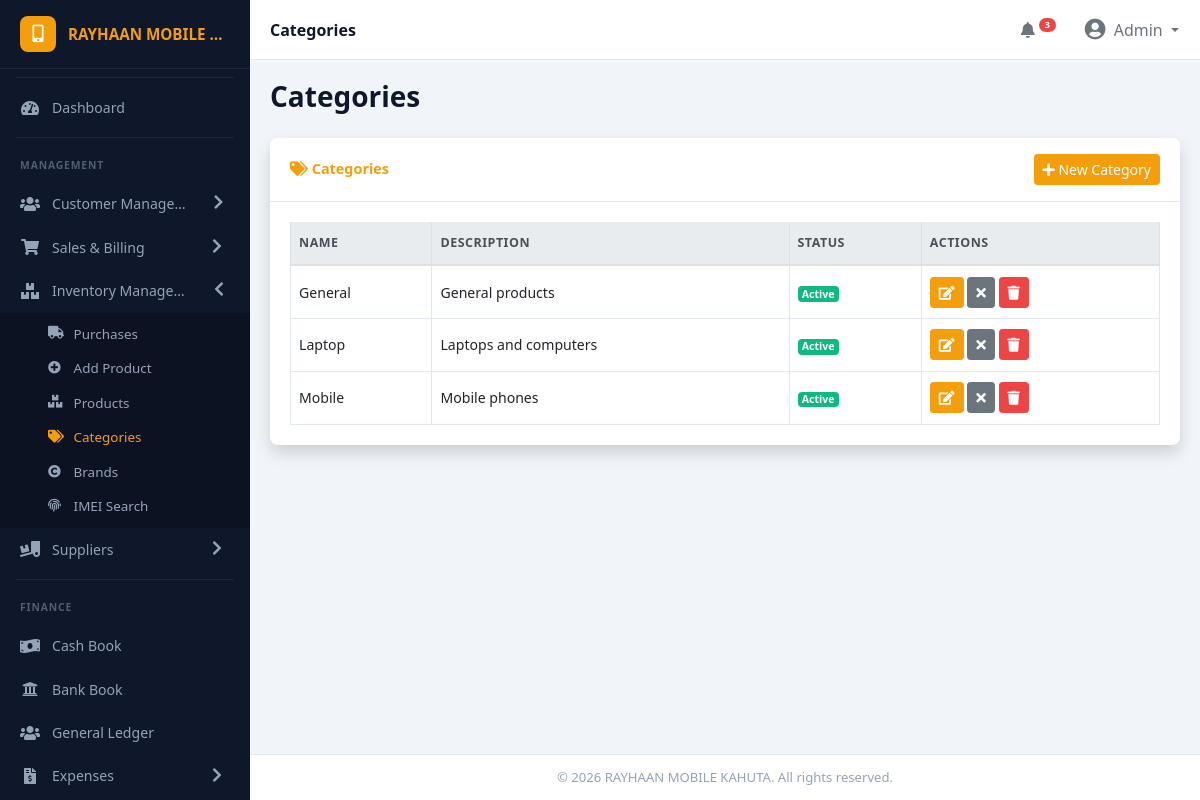
The app's page /modules/inventory/categories.php with its own data.
### tables this page shows
CREATE TABLE categories (
    id          INT AUTO_INCREMENT PRIMARY KEY,
    name        VARCHAR(100) NOT NULL,
    description TEXT,
    product_type VARCHAR(50) DEFAULT 'general' COMMENT 'general, mobile, laptop',
    status      TINYINT(1) DEFAULT 1,
    created_at  DATE NOT NULL,
    updated_at  DATE DEFAULT NULL
);

### includes/functions.php (called while the page is built, shortened)
<?php
require_once __DIR__ . '/../config/db.php';
function getAll($table, $order = 'id DESC') {
    global $pdo;
    $stmt = $pdo->query("SELECT * FROM $table ORDER BY $order");
    return $stmt->fetchAll();
}

### modules/inventory/categories.php (the view, shortened to what this page needs)
<?php
$page_title = 'Categories';
$base_url = '../../';
require_once '../../includes/functions.php';
$items = getAll('categories', 'name ASC');
require_once '../../includes/header.php';
?>
<div class="card shadow mb-4">
  <div class="card-header py-3 d-flex flex-row align-items-center justify-content-between">
    <h6 class="m-0 font-weight-bold text-primary"><i class="fas fa-tags"></i> Categories</h6>
    <a href="category_create.php" class="btn btn-primary btn-sm"><i class="fas fa-plus"></i> New Category</a>
  </div>
  <div class="card-body">
    <div class="table-responsive">
      <table class="table table-bordered table-hover">
        <thead class="thead-light">
          <tr><th>Name</th><th>Description</th><th>Status</th><th>Actions</th></tr>
        </thead>
        <tbody>
          <?php if (empty($items)): ?>
            <tr><td colspan="4" class="text-center text-muted">No categories found</td></tr>
          <?php else: ?>
            <?php foreach ($items as $c): ?>
              <tr>
                <td><?= htmlspecialchars($c['name']) ?></td>
                <td><?= htmlspecialchars($c['description'] ?? '-') ?></td>
                <td><span class="badge badge-<?= $c['status'] ? 'success' : 'secondary' ?>"><?= $c['status'] ? 'Active' : 'Inactive' ?></span></td>
                <td>
                  <a href="category_edit.php?id=<?= $c['id'] ?>" class="btn btn-sm btn-warning"><i class="fas fa-edit"></i></a>
                  <a href="categories.php?toggle=<?= $c['id'] ?>" class="btn btn-sm btn-<?= $c['status'] ? 'secondary' : 'success' ?>"><i class="fas fa-<?= $c['status'] ? 'times' : 'check' ?>"></i></a>
                  <a href="categories.php?delete=<?= $c['id'] ?>" class="btn btn-sm btn-danger" onclick="return confirm('Delete?')"><i class="fas fa-trash"></i></a>
                </td>
              </tr>
            <?php endforeach; ?>
          <?php endif; ?>
        </tbody>
      </table>
    </div>
  </div>
</div>
<?php require_once '../../includes/footer.php'; ?>

### includes/header.php (shortened to what this page needs)
<!DOCTYPE html>
<html lang="en">
<head>
  <link href="https://cdnjs.cloudflare.com/ajax/libs/font-awesome/5.15.3/css/all.min.css" rel="stylesheet">
  <link href="https://cdnjs.cloudflare.com/ajax/libs/bootstrap/4.6.2/css/bootstrap.min.css" rel="stylesheet">
  <link rel="stylesheet" href="https://cdn.jsdelivr.net/npm/flatpickr/dist/flatpickr.min.css">
  <link rel="stylesheet" href="<?= $base_url ?? '' ?>assets/css/style.css">
</head>
<body id="page-top">
<div id="wrapper">
  <nav class="sidebar" id="sidebar">
    <a class="sidebar-brand" href="<?= $base_url ?? '' ?>index.php">
      <div class="sidebar-brand-icon"><i class="fas fa-mobile-alt"></i></div>
      <span class="sidebar-brand-text">RAYHAAN MOBILE KAHUTA</span>
    </a>
    <hr class="sidebar-divider">
    <div class="nav-item <?= basename($_SERVER['PHP_SELF']) == 'index.php' ? 'active' : '' ?>">
      <a class="nav-link" href="<?= $base_url ?? '' ?>index.php">
        <i class="fas fa-fw fa-tachometer-alt"></i>
        <span>Dashboard</span>
      </a>
    </div>
    <hr class="sidebar-divider">
    <div class="sidebar-heading"><span>Management</span></div>
    <div class="nav-item">
      <?php $on_customer_page = str_contains($_SERVER['PHP_SELF'],'customers/'); ?>
      <a class="nav-link <?= $on_customer_page ? '' : 'collapsed' ?>" data-toggle="collapse" href="#collapseCustomer" role="button" aria-expanded="<?= $on_customer_page ? 'true' : 'false' ?>">
        <i class="fas fa-fw fa-users"></i>
        <span>Customer Management</span>
        <span class="arrow"><i class="fas fa-chevron-right"></i></span>
      </a>
    </div>
    <div class="nav-item">
      <a class="nav-link" data-toggle="collapse" href="#collapseSales" role="button" aria-expanded="false">
        <i class="fas fa-fw fa-shopping-cart"></i>
        <span>Sales &amp; Billing</span>
        <span class="arrow"><i class="fas fa-chevron-right"></i></span>
      </a>
    </div>
    <div class="nav-item">
      <a class="nav-link" data-toggle="collapse" href="#collapseInventory" role="button" aria-expanded="false">
        <i class="fas fa-fw fa-boxes"></i>
        <span>Inventory Management</span>
        <span class="arrow"><i class="fas fa-chevron-right"></i></span>
      </a>
      <div class="collapse <?= (str_contains($_SERVER['PHP_SELF'],'inventory/') && !str_contains($_SERVER['PHP_SELF'],'supplier')) ? 'show' : '' ?>" id="collapseInventory">
        <div class="collapse-inner">
          <a class="collapse-item <?= str_contains($_SERVER['PHP_SELF'],'inventory/purchases') ? 'active' : '' ?>" href="<?= $base_url ?? '' ?>modules/inventory/purchases.php"><i class="fas fa-truck"></i> Purchases</a>
          <a class="collapse-item <?= str_contains($_SERVER['PHP_SELF'],'product_create') || str_contains($_SERVER['PHP_SELF'],'add_product') ? 'active' : '' ?>" href="<?= $base_url ?? '' ?>modules/inventory/product_create.php"><i class="fas fa-plus-circle"></i> Add Product</a>
          <a class="collapse-item <?= str_contains($_SERVER['PHP_SELF'],'inventory/products.php') || str_contains($_SERVER['PHP_SELF'],'product_edit.php') ? 'active' : '' ?>" href="<?= $base_url ?? '' ?>modules/inventory/products.php"><i class="fas fa-boxes"></i> Products</a>
          <a class="collapse-item <?= str_contains($_SERVER['PHP_SELF'],'inventory/categor') ? 'active' : '' ?>" href="<?= $base_url ?? '' ?>modules/inventory/categories.php"><i class="fas fa-tags"></i> Categories</a>
          <a class="collapse-item <?= str_contains($_SERVER['PHP_SELF'],'inventory/brand') ? 'active' : '' ?>" href="<?= $base_url ?? '' ?>modules/inventory/brands.php"><i class="fas fa-copyright"></i> Brands</a>
          <a class="collapse-item <?= str_contains($_SERVER['PHP_SELF'],'inventory/imei_search') ? 'active' : '' ?>" href="<?= $base_url ?? '' ?>modules/inventory/imei_search.php"><i class="fas fa-fingerprint"></i> IMEI Search</a>
        </div>
      </div>
    </div>
    <div class="nav-item">
      <?php $on_supplier_page = str_contains($_SERVER['PHP_SELF'],'inventory/supplier'); ?>
      <a class="nav-link <?= $on_supplier_page ? '' : 'collapsed' ?>" data-toggle="collapse" href="#collapseSupplier" role="button" aria-expanded="<?= $on_supplier_page ? 'true' : 'false' ?>">
        <i class="fas fa-fw fa-truck-loading"></i>
        <span>Suppliers</span>
        <span class="arrow"><i class="fas fa-chevron-right"></i></span>
      </a>
    </div>
    <hr class="sidebar-divider">
    <div class="sidebar-heading"><span>Finance</span></div>
    <div class="nav-item">
      <a class="nav-link <?= str_contains($_SERVER['PHP_SELF'],'cashbook') ? 'active' : '' ?>" href="<?= $base_url ?? '' ?>modules/cashbook/index.php">
        <i class="fas fa-fw fa-money-bill-wave"></i>
        <span>Cash Book</span>
      </a>
    </div>
    <div class="nav-item">
      <a class="nav-link <?= str_contains($_SERVER['PHP_SELF'],'bankbook') ? 'active' : '' ?>" href="<?= $base_url ?? '' ?>modules/bankbook/index.php">
        <i class="fas fa-fw fa-university"></i>
        <span>Bank Book</span>
      </a>
    </div>
    <div class="nav-item">
      <a class="nav-link <?= str_contains($_SERVER['PHP_SELF'],'general') ? 'active' : '' ?>" href="<?= $base_url ?? '' ?>modules/general/index.php">
        <i class="fas fa-fw fa-users"></i>
        <span>General Ledger</span>
      </a>
    </div>
    <div class="nav-item">
      <a class="nav-link <?= str_contains($_SERVER['PHP_SELF'],'expenses') ? '' : 'collapsed' ?>" data-toggle="collapse" href="#collapseExpense" role="button" aria-expanded="<?= str_contains($_SERVER['PHP_SELF'],'expenses') ? 'true' : 'false' ?>">
        <i class="fas fa-fw fa-file-invoice-dollar"></i>
        <span>Expenses</span>
        <span class="arrow"><i class="fas fa-chevron-right"></i></span>
      </a>
    </div>
  </nav>
  <div id="content-wrapper">
    <header class="topbar">
      <div class="page-title"><?= $page_title ?? 'Dashboard' ?></div>
      <div class="user-area">
        <a href="#" class="text-muted mr-3" title="Notifications">
          <i class="fas fa-bell"></i>
          <span class="badge badge-danger badge-pill" style="font-size:0.6rem;vertical-align:top;">3</span>
        </a>
        <div class="dropdown">
          <button class="btn btn-link text-muted dropdown-toggle p-0" data-toggle="dropdown">
            <i class="fas fa-user-circle fa-lg"></i>
            <span class="ml-1 d-none d-sm-inline"><?= $_SESSION['user_name'] ?? 'Admin' ?></span>
          </button>
        </div>
      </div>
    </header>
    <div class="content">
      <div class="d-sm-flex align-items-center justify-content-between mb-4">
        <h1 class="h3 mb-0 font-weight-bold" style="color:#0f172a;"><?= $page_title ?? 'Dashboard' ?></h1>
      </div>

### includes/footer.php (shortened to what this page needs)
      </div>
      <footer class="sticky-footer">
        <div class="container">
          <div class="copyright text-center">
            &copy; <?= date('Y') ?> RAYHAAN MOBILE KAHUTA. All rights reserved.
          </div>
        </div>
      </footer>
    </div>
  </div>
</body>
</html>

### records on screen
categories: name "General", description "General products", status "Active"
categories: name "Laptop", description "Laptops and computers", status "Active"
categories: name "Mobile", description "Mobile phones", status "Active"

### other values on screen
$page_title "Categories"
$_SESSION['user_name'] "Admin"
